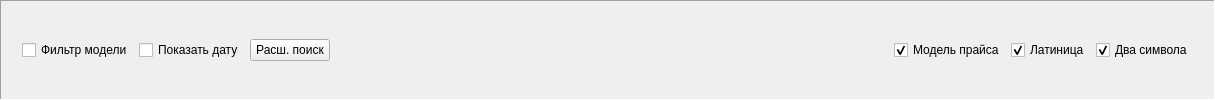
           <widget class="QFrame" name="HEAD_3bottom">
            <property name="frameShape">
             <enum>QFrame::Panel</enum>
            </property>
            <property name="frameShadow">
             <enum>QFrame::Sunken</enum>
            </property>
            <layout class="QVBoxLayout" name="verticalLayout_7">
             <property name="spacing">
              <number>0</number>
             </property>
             <property name="leftMargin">
              <number>9</number>
             </property>
             <property name="topMargin">
              <number>2</number>
             </property>
             <property name="rightMargin">
              <number>9</number>
             </property>
             <property name="bottomMargin">
              <number>2</number>
             </property>
             <item>
              <widget class="QFrame" name="frame_3">
               <property name="minimumSize">
                <size>
                 <width>0</width>
                 <height>32</height>
                </size>
               </property>
               <property name="maximumSize">
                <size>
                 <width>16777215</width>
                 <height>32</height>
                </size>
               </property>
               <property name="baseSize">
                <size>
                 <width>0</width>
                 <height>32</height>
                </size>
               </property>
               <property name="lineWidth">
                <number>0</number>
               </property>
               <layout class="QHBoxLayout">
                <property name="spacing">
                 <number>0</number>
                </property>
                <property name="leftMargin">
                 <number>0</number>
                </property>
                <property name="topMargin">
                 <number>0</number>
                </property>
                <property name="rightMargin">
                 <number>0</number>
                </property>
                <property name="bottomMargin">
                 <number>0</number>
                </property>
                <item>
                 <widget class="QFrame" name="frame_4">
                  <layout class="QHBoxLayout" name="horizontalLayout">
                   <property name="leftMargin">
                    <number>12</number>
                   </property>
                   <property name="topMargin">
                    <number>0</number>
                   </property>
                   <property name="rightMargin">
                    <number>12</number>
                   </property>
                   <property name="bottomMargin">
                    <number>0</number>
                   </property>
                   <item>
                    <widget class="QCheckBox" name="chb_show_exact">
                     <property name="enabled">
                      <bool>true</bool>
                     </property>
                     <property name="maximumSize">
                      <size>
                       <width>120</width>
                       <height>16777215</height>
                      </size>
                     </property>
                     <property name="text">
                      <string>Фильтр модели</string>
                     </property>
                    </widget>
                   </item>
                   <item>
                    <widget class="QCheckBox" name="chb_show_date">
                     <property name="enabled">
                      <bool>true</bool>
                     </property>
                     <property name="maximumSize">
                      <size>
                       <width>120</width>
                       <height>16777215</height>
                      </size>
                     </property>
                     <property name="text">
                      <string>Показать дату</string>
                     </property>
                    </widget>
                   </item>
                   <item>
                    <widget class="QPushButton" name="pb_adv_search">
                     <property name="enabled">
                      <bool>true</bool>
                     </property>
                     <property name="maximumSize">
                      <size>
                       <width>120</width>
                       <height>16777215</height>
                      </size>
                     </property>
                     <property name="text">
                      <string>Расш. поиск</string>
                     </property>
                     <property name="autoDefault">
                      <bool>false</bool>
                     </property>
                     <property name="default">
                      <bool>false</bool>
                     </property>
                     <property name="flat">
                      <bool>false</bool>
                     </property>
                    </widget>
                   </item>
                  </layout>
                 </widget>
                </item>
                <item>
                 <widget class="QWidget" name="search_widget" native="true">
                  <property name="sizePolicy">
                   <sizepolicy hsizetype="Fixed" vsizetype="Fixed">
                    <horstretch>0</horstretch>
                    <verstretch>0</verstretch>
                   </sizepolicy>
                  </property>
                  <property name="minimumSize">
                   <size>
                    <width>540</width>
                    <height>30</height>
                   </size>
                  </property>
                  <property name="maximumSize">
                   <size>
                    <width>540</width>
                    <height>30</height>
                   </size>
                  </property>
                  <property name="baseSize">
                   <size>
                    <width>540</width>
                    <height>30</height>
                   </size>
                  </property>
                  <layout class="QHBoxLayout" name="horizontalLayout_9">
                   <property name="leftMargin">
                    <number>0</number>
                   </property>
                   <property name="topMargin">
                    <number>0</number>
                   </property>
                   <property name="rightMargin">
                    <number>0</number>
                   </property>
                   <property name="bottomMargin">
                    <number>0</number>
                   </property>
                   <item>
                    <layout class="QHBoxLayout" name="search_layout">
                     <property name="spacing">
                      <number>0</number>
                     </property>
                    </layout>
                   </item>
                  </layout>
                 </widget>
                </item>
                <item>
                 <widget class="QFrame" name="frame_5">
                  <layout class="QHBoxLayout" name="horizontalLayout_6">
                   <property name="leftMargin">
                    <number>12</number>
                   </property>
                   <property name="topMargin">
                    <number>0</number>
                   </property>
                   <property name="rightMargin">
                    <number>12</number>
                   </property>
                   <property name="bottomMargin">
                    <number>0</number>
                   </property>
                   <item>
                    <widget class="QCheckBox" name="chb_price_name_only">
                     <property name="enabled">
                      <bool>true</bool>
                     </property>
                     <property name="text">
                      <string>Модель прайса</string>
                     </property>
                     <property name="checked">
                      <bool>true</bool>
                     </property>
                    </widget>
                   </item>
                   <item>
                    <widget class="QCheckBox" name="chb_search_eng">
                     <property name="enabled">
                      <bool>true</bool>
                     </property>
                     <property name="text">
                      <string>Латиница</string>
                     </property>
                     <property name="checked">
                      <bool>true</bool>
                     </property>
                    </widget>
                   </item>
                   <item>
                    <widget class="QCheckBox" name="chb_search_narrow">
                     <property name="text">
                      <string>Два символа</string>
                     </property>
                     <property name="checked">
                      <bool>true</bool>
                     </property>
                    </widget>
                   </item>
                  </layout>
                 </widget>
                </item>
               </layout>
              </widget>
             </item>
            </layout>
           </widget>
